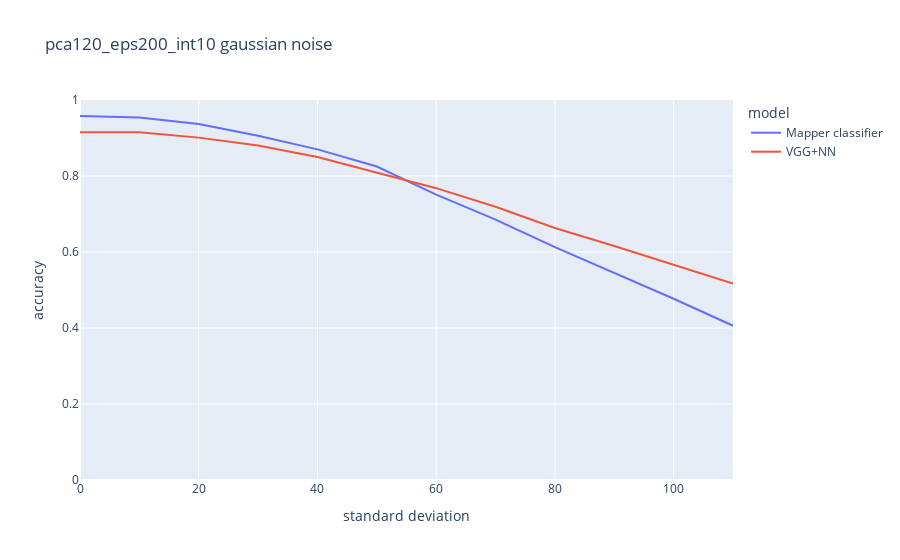

The cell this chart's notebook holds for it:
### Code cell
fig = px.line(df,
              x="standard deviation",
              y="accuracy",
              color='model',
              title='pca120_eps200_int10 gaussian noise',
              range_y=[0,1])
fig.show()

### Figure 1 — Plotly figure (JSON) as saved in the notebook; plotly's stock layout.template omitted (floating-point values rounded to 4 significant figures)
{"data": [{"hovertemplate": "model=Mapper classifier<br>standard deviation=%{x}<br>accuracy=%{y}<extra></extra>", "legendgroup": "Mapper classifier", "line": {"color": "#636efa", "dash": "solid"}, "mode": "lines", "name": "Mapper classifier", "orientation": "v", "showlegend": true, "type": "scatter", "x": [0, 10, 20, 30, 40, 50, 60, 70, 80, 90, 100, 110], "xaxis": "x", "y": [0.958, 0.954, 0.937, 0.906, 0.87, 0.825, 0.751, 0.685, 0.613, 0.545, 0.477, 0.406], "yaxis": "y"}, {"hovertemplate": "model=VGG+NN<br>standard deviation=%{x}<br>accuracy=%{y}<extra></extra>", "legendgroup": "VGG+NN", "line": {"color": "#EF553B", "dash": "solid"}, "mode": "lines", "name": "VGG+NN", "orientation": "v", "showlegend": true, "type": "scatter", "x": [0, 10, 20, 30, 40, 50, 60, 70, 80, 90, 100, 110], "xaxis": "x", "y": [0.915, 0.915, 0.901, 0.88, 0.85, 0.81, 0.768, 0.719, 0.663, 0.616, 0.566, 0.517], "yaxis": "y"}], "layout": {"legend": {"title": {"text": "model"}, "tracegroupgap": 0}, "title": {"text": "pca120_eps200_int10 gaussian noise"}, "xaxis": {"anchor": "y", "domain": [0.0, 1.0], "title": {"text": "standard deviation"}}, "yaxis": {"anchor": "x", "domain": [0.0, 1.0], "range": [0, 1], "title": {"text": "accuracy"}}}}
